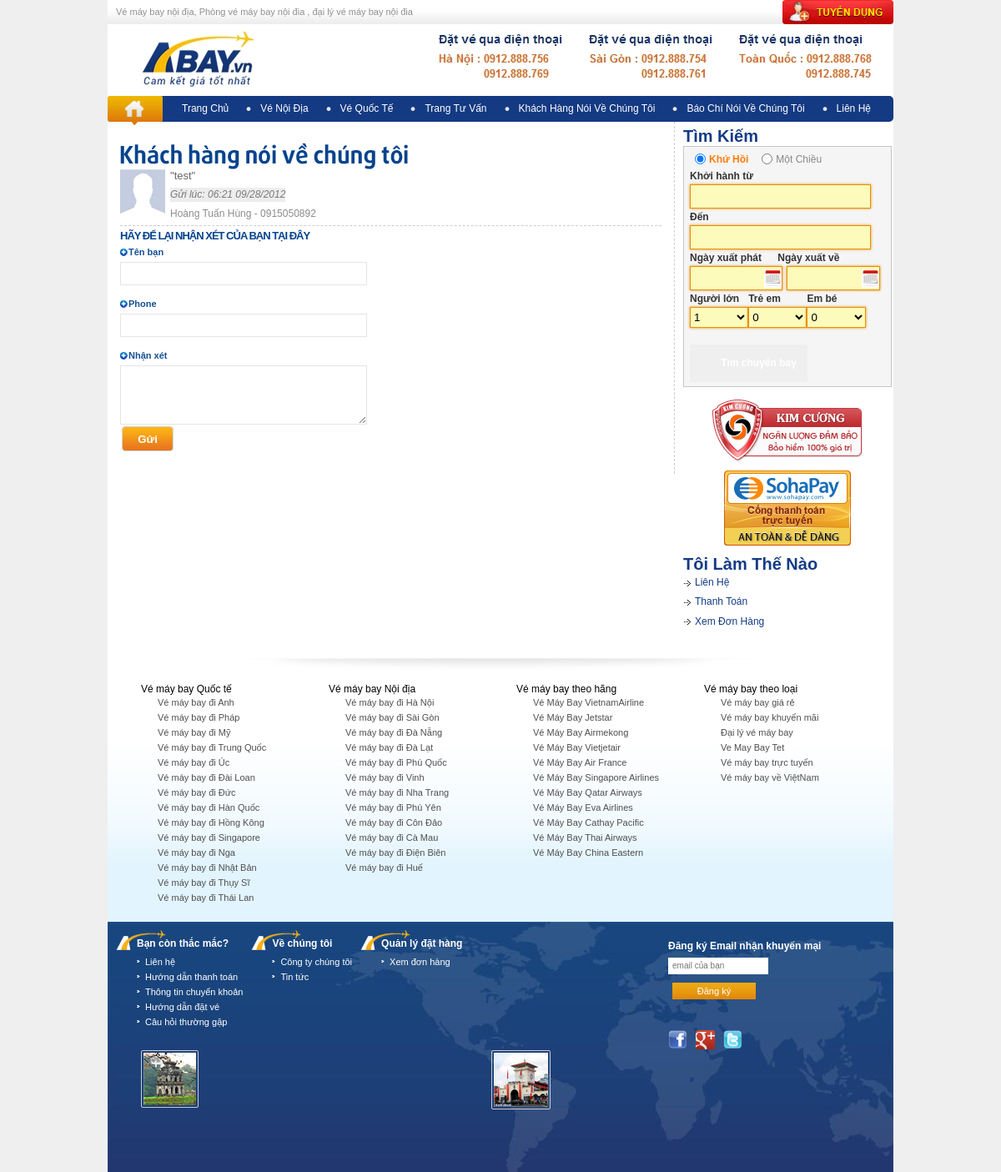
/index.php/home_customer, run on the app's committed database.
### tables this page shows
CREATE TABLE IF NOT EXISTS `customer` (
  `id` char(70) NOT NULL,
  `name` varchar(150) NOT NULL,
  `phone` varchar(50) NOT NULL,
  `content` text NOT NULL,
  `time` int(11) NOT NULL,
  `status` tinyint(4) NOT NULL
);

### application/libraries/my_layout.php (called while the page is built, shortened)
<?php
	class My_Layout{
		var $obj;
		var $layout;
		var $data;
		function My_Layout($layout=''){
			$this->obj=&get_instance();
			$this->layout=$layout;
			$this->data=array();
		}
		function Set_Layout($layout=''){
			$this->layout=$layout;
		}
		function Set_Data($dataname, $value){
			$this->data[$dataname]=$value;
		}
		function OutPut(){
			$this->obj->load->view($this->layout, $this->data);
		}
		function InPut($filename, $data=''){
			return $this->obj->load->view($filename, $data, true);
		}
	}
?>

### application/controllers/home_customer.php (called while the page is built, shortened)
<?php
	class Home_Customer extends Home_Default{
		function index(){
			$this->db->where('status !=','0');
			$this->db->where('status !=',0);
			$this->db->limit(10, $page);
			$this->db->order_by('status desc, time desc');
			$data['customer']=$this->db->get('customer')->result_array();
			parent::_Set_Default_Left($this->my_layout->input('front_end/content/customer',$data));
			$this->my_layout->set_data('content_for_website', $this->my_layout->get_data('content_for_website').$this->my_layout->input('front_end/nav_footer'));
			$this->my_layout->output();
		}
	}
?>

### index.php (called while the page is built, shortened)
<?php
require_once BASEPATH.'core/CodeIgniter.php';

### application/views/front_end/content/customer.php (the view, shortened to what this page needs)
<div class="tvo_left_section">
<div class="content" style="padding:15px;">
<img src="<?=base_url()?>public/style/img/khnoivechungtoii.png">
<?php
	foreach($customer as $val){
		?>
        	<div class="tvo_customer">
            	<div class="content">
                	"<?=$val['content']?>"
                </div>
                <div class="time">
                	Gửi lúc: <?=date("H:i m/d/Y", $val['time'])?>
                </div>
                <div class="name">
                	<?=$val['name']?> - <?=$val['phone']?>
                </div>
            </div>
        <?php
	}
?>
			<form action="<?=base_url()?>" method="post">
        			<h5>HÃY ĐỂ LẠI nhận xét của bạn tại đây</h5>
        			<label>Tên bạn</label>
        			<input name="FullName" type="text" id="FullName" class="inputName">
        			<label>Phone</label>
        			<input name="Phone" type="text" id="Phone" class="inputName">
        			<label>Nhận xét</label>
        			<textarea name="Review" rows="5" cols="50" id="Review" class="messageKH"></textarea>
            		<input type="submit" name="Send" value="Gửi" id="Send" class="submitMessage">
            	</form>
            </div>
</div>

### public/style/css/style.css (style rules this page uses)
body { font-family:Arial, Helvetica, sans-serif; font-size:12px; background-color:#EFEFEF; line-height:120%; }
.tvo_customer { background:#f2f2f3 url(../img/bgKH.jpg) repeat-x top; padding:0px 20px 10px 25px; }
.tvo_left_section { width:679px; min-height:100px; border-right:1px dashed #CCC; float:left; padding-top:10px; }
.tvo_left_section .tvo_customer { min-height:58px; padding-bottom:5px; margin-bottom:5px; background:url(../img/customerIcon.png) no-repeat top left; border-bottom:1px dashed #CCC; padding-left:60px; font-size:13px; color:#666; line-height:130%; }
.tvo_left_section .tvo_customer .time { display:inline-block; background:#ededed; color:#7a7a7a; font-size:12px; margin:5px 0px; font-style:italic }
.tvo_left_section .tvo_customer .name { color:#8e8b8b; font-size:12px; line-height:18px; }

### data on the page
customer: content "test", time "06:21 09/28/2012", name "Hoàng Tuấn Hùng", phone "0915050892"
